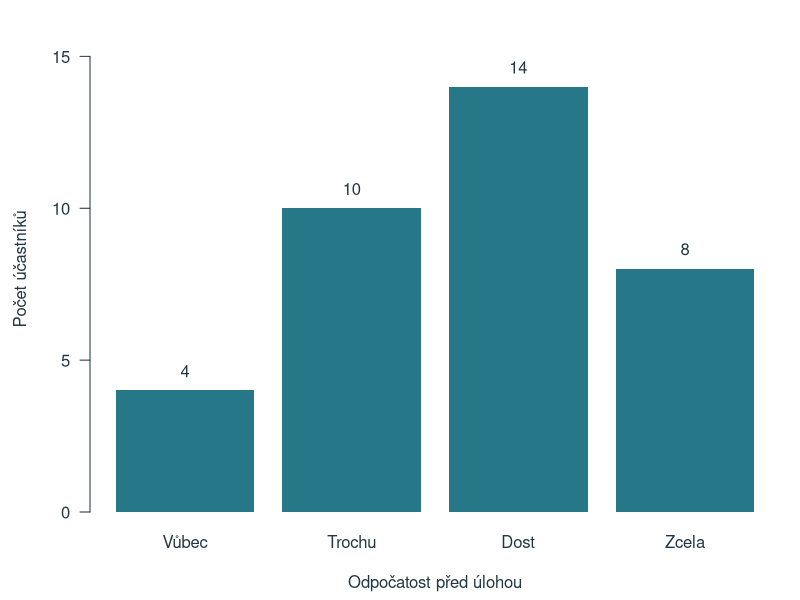
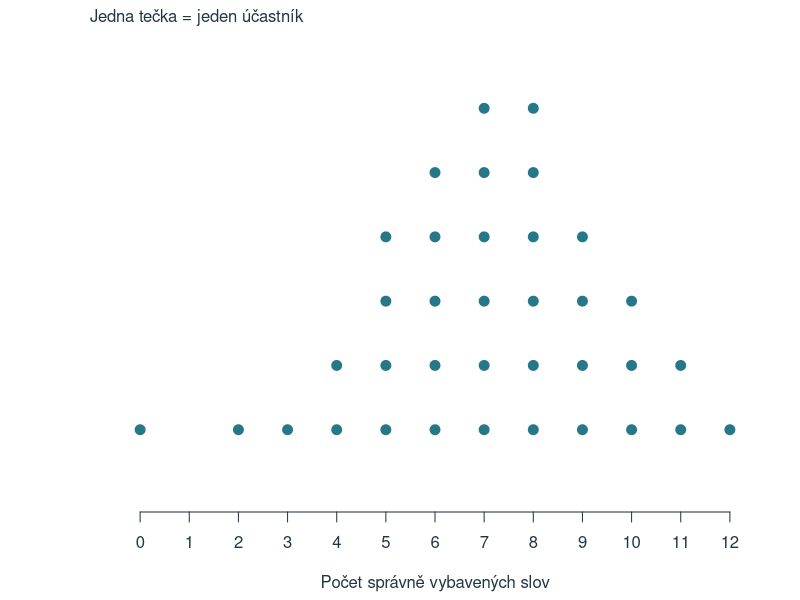
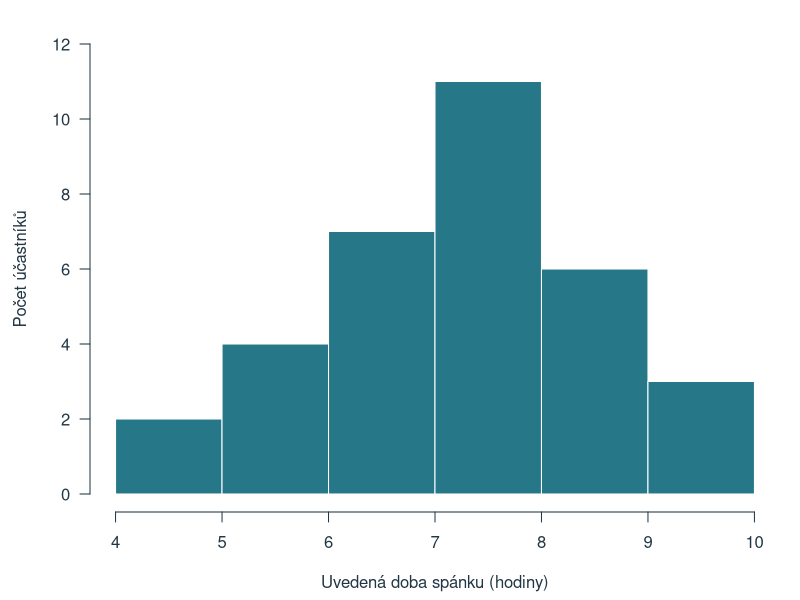
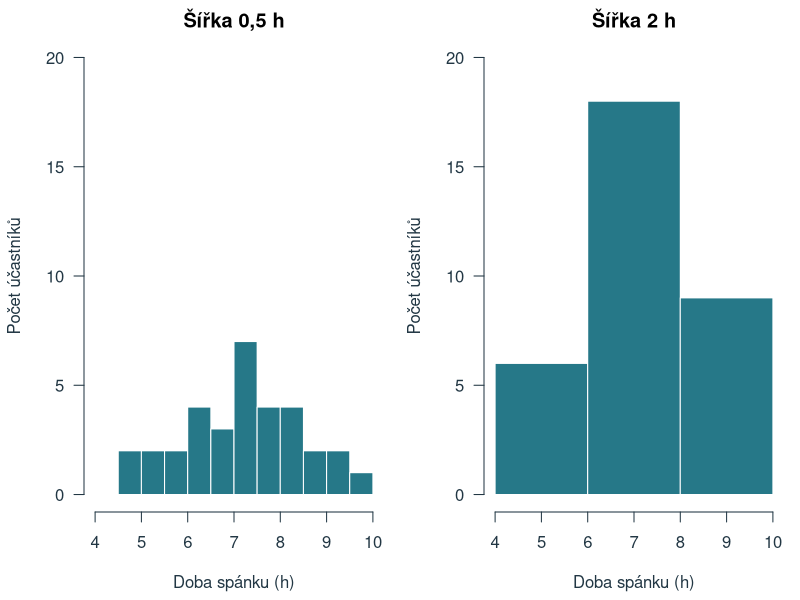
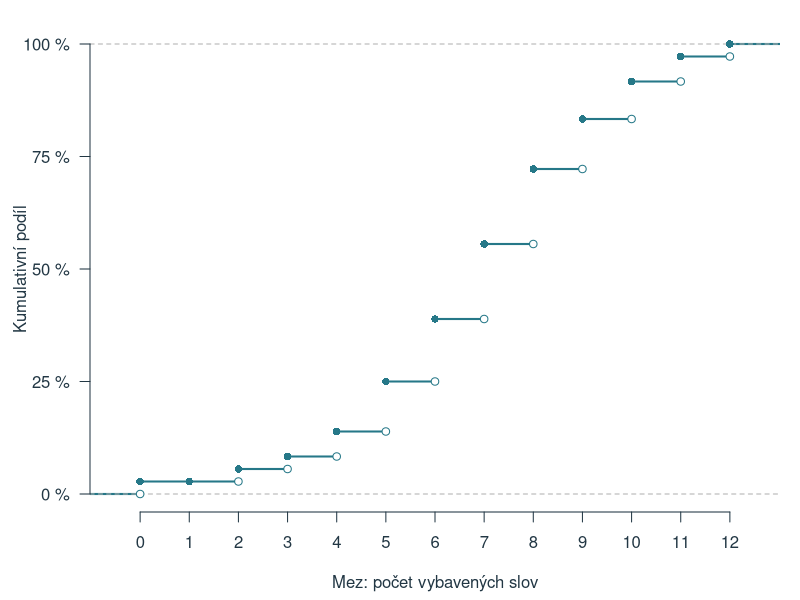
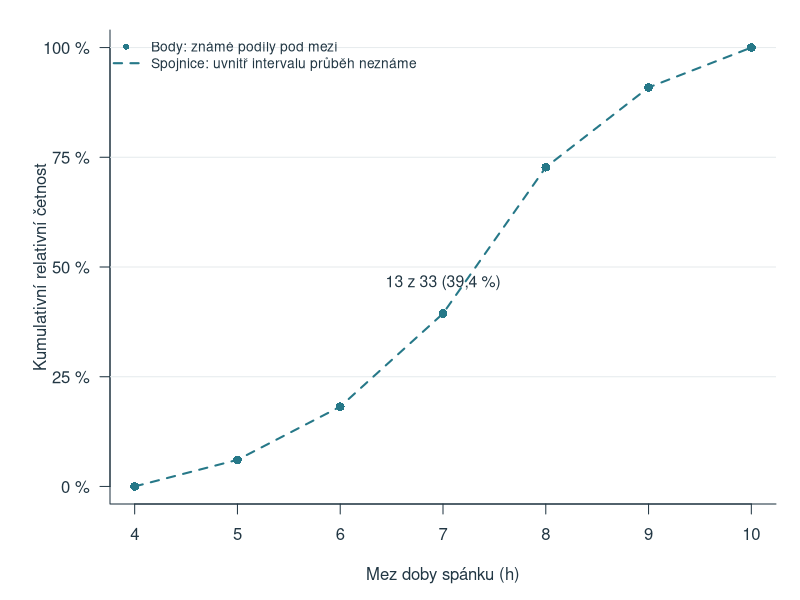
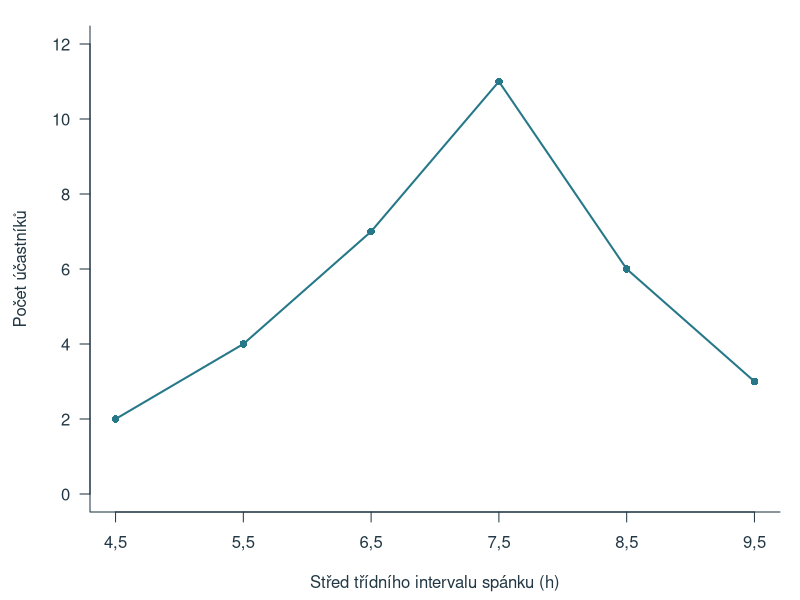
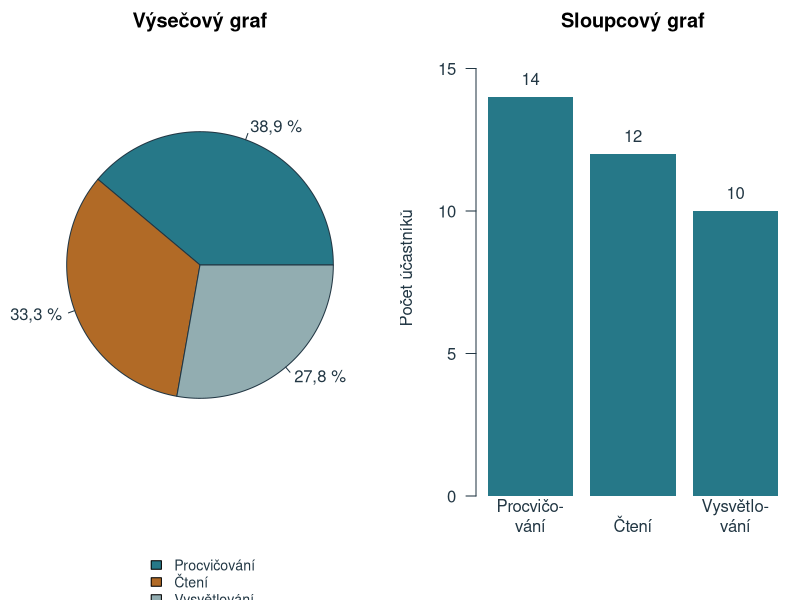

Reproduce these figures in R, in order.
# Reproducible chapter figures. Base R only, run from the project root.
d <- read.csv('data/kapitola_02.csv', na.strings = '', fileEncoding = 'UTF-8')
out <- 'assets/chapter-02/plots'
dir.create(out, recursive = TRUE, showWarnings = FALSE)
ink <- '#223744'; blue <- '#267888'; orange <- '#B16A26'
draw <- function(name, code, width = 7, height = 4.5) {
  svg(file.path(out, paste0(name, '.svg')), width = width, height = height, family = 'sans', bg = 'white')
  par(mar = c(4.4, 4.5, 1.3, 1), las = 1, col.axis = ink, col.lab = ink, fg = ink, cex = 1)
  force(code)
  dev.off()
}
freq <- as.numeric(table(factor(d$odpocatost, levels = 1:4)))
draw('sloupce', {
  pos <- barplot(freq, names.arg = c('Vůbec', 'Trochu', 'Dost', 'Zcela'), col = blue,
    border = NA, ylim = c(0, 16), ylab = 'Počet účastníků', xlab = 'Odpočatost před úlohou')
  text(pos, freq + .65, freq)
})
draw('tecky', {
  v <- sort(d$slova); yy <- ave(v, v, FUN = seq_along)
  plot(v, yy, pch = 21, bg = blue, col = 'white', cex = 1.6, xlim = c(-.5, 12.5), ylim = c(0, 7),
    xaxt = 'n', yaxt = 'n', bty = 'n', xlab = 'Počet správně vybavených slov', ylab = '')
  axis(1, at = 0:12); mtext('Jedna tečka = jeden účastník', side = 3, adj = 0)
})
s <- d$spanek_h[!is.na(d$spanek_h)]
draw('histogram', {
  hist(s, breaks = 4:10, right = FALSE, col = blue, border = 'white', main = '',
    xlab = 'Uvedená doba spánku (hodiny)', ylab = 'Počet účastníků', xaxt = 'n', ylim = c(0, 12))
  axis(1, at = 4:10)
})
draw('intervaly', {
  par(mfrow = c(1, 2), mar = c(4.4, 4.2, 2, .8))
  for (w in c(.5, 2)) {
    hist(s, breaks = seq(4, 10, by = w), right = FALSE, col = blue, border = 'white',
      main = paste('Šířka', sub('.', ',', as.character(w), fixed = TRUE), 'h'),
      xlab = 'Doba spánku (h)', ylab = 'Počet účastníků', xlim = c(4, 10), ylim = c(0, 20))
  }
}, width = 8.2, height = 4)
draw('kumulativni', {
  plot(ecdf(d$slova), verticals = FALSE, do.points = FALSE, xlim = c(-.5, 12.5),
    ylim = c(0, 1), main = '', xlab = 'Mez: počet vybavených slov', ylab = 'Kumulativní podíl',
    xaxt = 'n', yaxt = 'n', col = blue, lwd = 2, frame.plot = FALSE)
  axis(1, at = 0:12); axis(2, at = c(0, .25, .5, .75, 1), labels = c('0 %', '25 %', '50 %', '75 %', '100 %'))
  f <- table(factor(d$slova, levels = 0:12)); cum <- cumsum(f)/nrow(d)
  points(0:12, cum, pch = 16, col = blue)
  points((0:12)[f>0], c(0,head(cum,-1))[f>0], pch = 21, bg = 'white', col = blue)
})
draw('kumulativni-seskupene', {
  h <- hist(s, breaks = 4:10, right = FALSE, plot = FALSE)
  boundaries <- h$breaks
  cumulative <- c(0, cumsum(h$counts)) / length(s)
  par(mar = c(4.8, 5.5, 1.5, 1.2))
  plot(boundaries, cumulative, type = 'n', xlim = c(4, 10), ylim = c(0, 1),
    xlab = 'Mez doby spánku (h)', ylab = 'Kumulativní relativní četnost',
    xaxt = 'n', yaxt = 'n', bty = 'l')
  axis(1, at = 4:10)
  axis(2, at = c(0, .25, .5, .75, 1), labels = c('0 %', '25 %', '50 %', '75 %', '100 %'))
  abline(h = c(.25, .5, .75, 1), col = '#E6EBED', lty = 1)
  lines(boundaries, cumulative, col = blue, lwd = 2, lty = 2)
  points(boundaries, cumulative, col = blue, pch = 16, cex = 1.15)
  text(7, cumulative[4] + .07, '13 z 33 (39,4 %)', col = ink, cex = .95)
  legend('topleft', legend = c('Body: známé podíly pod mezí', 'Spojnice: uvnitř intervalu průběh neznáme'),
    col = blue, pch = c(16, NA), lty = c(NA, 2), lwd = c(NA, 2), bty = 'n', cex = .83)
}, width = 7.4, height = 4.6)

draw('polygon', {
  h <- hist(s, breaks = 4:10, right = FALSE, plot = FALSE)
  plot(h$mids, h$counts, type = 'o', pch = 16, col = blue, lwd = 2, ylim = c(0, 12),
    xlab = 'Střed třídního intervalu spánku (h)', ylab = 'Počet účastníků', bty = 'l', xaxt = 'n')
  axis(1, at = h$mids, labels = sub('.', ',', as.character(h$mids), fixed = TRUE))
})
draw('vysecovy', {
  par(mfrow = c(1, 2), mar = c(5.5, 1, 2, 1))
  vals <- c(14, 12, 10); labs <- c('Procvičování', 'Čtení', 'Vysvětlování')
  pie(vals, labels = c('38,9 %', '33,3 %', '27,8 %'), col = c(blue, orange, '#92ADB1'), main = 'Výsečový graf')
  legend('bottom', legend = labs, fill = c(blue, orange, '#92ADB1'), bty = 'n', cex = .85, inset = c(0,-.28), xpd = NA)
  par(mar = c(5.2, 3.8, 2, .5))
  bp <- barplot(vals, names.arg = c('Procvičo-\nvání', 'Čtení', 'Vysvětlo-\nvání'), col = blue,
    ylim = c(0, 16), border = NA, ylab = 'Počet účastníků', main = 'Sloupcový graf')
  text(bp, vals+.65, vals)
}, width = 8.2, height = 4.8)
draw('tvary', {
  par(mfrow = c(2, 3), mar = c(3.2, 3, 2.5, .4), cex = .9)
  sets <- list(c(1,2,4,7,10,7,4,2,1), c(1,3,10,8,5,3,2,1,1), c(1,1,2,3,5,8,10,3,1),
    c(1,6,10,4,1,4,10,6,1), c(4,4,4,4,4,4,4,4,4), c(1,3,8,9,4,1,0,0,1))
  titles <- c('Přibližná souměrnost', 'Zešikmení doprava', 'Zešikmení doleva', 'Dva výrazné vrcholy', 'Rovnoměrné rozdělení', 'Vzdálené pozorování')
  for (i in seq_along(sets)) {
    plot(1:9, sets[[i]], type='h', lwd=12, lend=1, col=blue, xlim=c(.5,9.5), ylim=c(0,11),
      main=titles[i], xlab='Hodnota', ylab='Četnost', bty='l', xaxt='n')
    axis(1, at=c(1,5,9))
  }
}, width=9, height=5.8)
draw('podlaha-strop', {
  par(mfrow=c(1,2), mar=c(4.3,4,2.2,.5))
  for (i in 1:2) {
    vals <- if(i==1) c(15,7,4,3,2,1,1,1,1,1,0,0,0) else rev(c(15,7,4,3,2,1,1,1,1,1,0,0,0))
    plot(0:12, vals, type='h', lwd=9, lend=1, col=blue, ylim=c(0,16),
      xlab='Počet správných odpovědí (0–12)', ylab='Počet účastníků', bty='l',
      main=if(i==1) 'Možný efekt podlahy' else 'Možný efekt stropu')
  }
}, width=8.2, height=4)
draw('osa', {
  par(mfrow=c(1,2), mar=c(4,4,2.2,.5))
  for(i in 1:2) {
    low <- if(i==1) 0 else 27
    plot(c(.4,2.6), c(low,33), type='n', xaxt='n', xlab='Soubor', ylab='Počet odpovědí ano',
      main=if(i==1) 'Osa od nuly' else 'Osa začíná na 27', bty='l')
    rect(c(.65,1.65), low, c(1.35,2.35), c(30,32), col=blue,border=NA)
    axis(1,at=1:2,labels=c('A','B'));text(1:2,c(30,32)+.3,c(30,32))
  }
}, width=8.2,height=4)
cat('Chapter 2: generated 11 figures from fixed data.\n')
